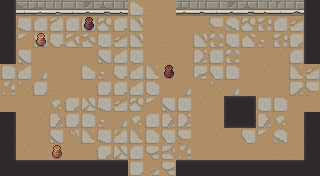

Below is a game level as drawn by its tile map, then a one-line description and the .tmx file that defines it, in full:
An orthogonal 20x11 tile map with 16x16 px tiles, 6 tile layers (ground, dressing, decor, walls, ...), 3 tilesets and 12 objects (5x ENTRY, 5x ENEMY, 2x PROP).

<map version="1.10" tiledversion="1.10.2" orientation="orthogonal" renderorder="right-down" width="20" height="11" tilewidth="16" tileheight="16" infinite="0" nextlayerid="8" nextobjectid="13">
 <tileset firstgid="1" name="wall" tilewidth="16" tileheight="16" tilecount="176" columns="11">
  <image source="../../../gfx/tiles/crypt/walls_floor.png" width="176" height="256" />
 </tileset>
 <tileset firstgid="177" name="slabs" tilewidth="16" tileheight="16" tilecount="207" columns="9">
  <image source="../../../gfx/tiles/crypt/slabs.png" width="144" height="368" />
 </tileset>
 <tileset firstgid="384" name="objects" tilewidth="16" tileheight="16" tilecount="384" columns="24">
  <image source="../../../gfx/tiles/crypt/objects.png" width="384" height="256" />
 </tileset>
 <layer id="1" name="ground" width="20" height="11">
  <data encoding="csv">
333,349,361,352,349,335,348,378,343,157,161,151,366,333,369,332,365,357,382,375,
349,335,331,351,340,336,353,347,350,161,159,162,161,379,360,353,382,331,376,343,
341,372,348,358,356,362,333,376,350,160,157,159,350,383,346,361,373,382,342,339,
356,348,151,164,158,156,348,377,333,158,157,156,371,345,383,164,151,163,344,341,
339,377,381,158,152,343,373,358,377,375,151,151,349,359,336,156,163,152,375,376,
363,364,337,157,153,162,337,347,377,330,151,381,162,364,381,161,152,159,357,379,
156,152,152,370,342,352,335,376,353,372,348,334,163,164,153,371,338,336,159,157,
164,159,163,366,337,339,373,381,370,340,366,371,162,161,162,336,366,370,153,161,
163,161,151,348,365,375,335,368,375,341,359,379,152,163,160,359,372,360,153,157,
159,163,161,161,162,162,342,352,344,378,354,363,153,153,161,151,152,157,157,153,
156,162,162,162,158,162,356,343,332,374,378,363,164,161,152,158,156,151,160,157
</data>
 </layer>
 <layer id="2" name="dressing" width="20" height="11">
  <data encoding="csv">
0,0,0,0,0,0,0,0,0,0,0,0,0,0,0,0,0,0,0,0,
0,0,0,0,0,0,0,0,0,0,0,0,0,0,0,0,0,0,0,0,
0,0,0,0,0,0,0,0,0,0,0,0,0,0,0,0,0,0,0,0,
0,0,0,0,0,0,0,0,0,0,0,0,0,0,0,0,0,0,0,0,
0,0,0,0,0,0,0,0,0,0,0,0,0,0,0,0,0,0,0,0,
0,0,0,0,0,0,0,0,0,0,0,0,0,0,0,0,0,0,0,0,
0,0,0,0,0,0,0,0,0,0,0,0,0,0,0,0,0,0,0,0,
0,0,0,0,0,0,0,0,0,0,0,0,0,0,0,0,0,0,0,0,
0,0,0,0,0,0,0,0,0,0,0,0,0,0,0,0,0,0,0,0,
0,0,0,0,0,0,0,0,0,0,0,0,0,0,0,0,0,0,0,0,
0,0,0,0,0,0,0,0,0,0,0,0,0,0,0,0,0,0,0,0
</data>
 </layer>
 <layer id="3" name="decor" width="20" height="11">
  <data encoding="csv">
0,0,0,0,0,0,0,0,0,0,0,0,0,0,0,0,0,0,0,0,
0,0,0,0,0,0,0,0,0,0,0,0,0,0,0,0,0,0,0,0,
0,0,0,0,0,0,0,0,0,0,0,0,0,0,0,0,0,0,0,0,
0,0,0,0,0,0,0,0,0,0,0,0,0,0,0,0,0,0,0,0,
0,0,0,0,0,0,0,0,0,0,0,0,0,0,0,0,0,0,0,0,
0,0,0,0,0,0,0,0,0,0,0,0,0,0,0,0,0,0,0,0,
0,0,0,0,0,0,0,0,0,0,0,0,0,0,0,0,0,0,0,0,
0,0,0,0,0,0,0,0,0,0,0,0,0,0,0,0,0,0,0,0,
0,0,0,0,0,0,0,0,0,0,0,0,0,0,0,0,0,0,0,0,
0,0,0,0,0,0,0,0,0,0,0,0,0,0,0,0,0,0,0,0,
0,0,0,0,0,0,0,0,0,0,0,0,0,0,0,0,0,0,0,0
</data>
 </layer>
 <layer id="4" name="walls" width="20" height="11">
  <data encoding="csv">
123,196,197,198,199,200,201,202,0,0,0,197,198,199,200,201,202,203,195,125,
123,0,0,0,0,0,0,0,0,0,0,0,0,0,0,0,0,0,0,125,
123,0,0,0,0,0,0,0,0,0,0,0,0,0,0,0,0,0,0,125,
123,0,0,0,0,0,0,0,0,0,0,0,0,0,0,0,0,0,0,125,
0,0,0,0,0,0,0,0,0,0,0,0,0,0,0,0,0,0,0,0,
0,0,0,0,0,0,0,0,0,0,0,0,0,0,0,0,0,0,0,0,
0,0,0,0,0,0,0,0,0,0,0,0,0,0,0,0,0,0,0,0,
123,0,0,0,0,0,0,0,0,0,0,0,0,0,0,0,0,0,0,125,
123,0,0,0,0,0,0,0,0,0,0,0,0,0,0,0,0,0,0,125,
123,0,0,0,0,0,0,0,0,0,0,0,0,0,0,0,0,0,0,125,
134,135,135,135,135,135,135,135,0,0,0,135,135,135,135,135,135,135,135,136
</data>
 </layer>
 <layer id="5" name="props" width="20" height="11">
  <data encoding="csv">
0,0,0,0,0,0,0,0,0,0,0,0,0,0,0,0,0,0,0,0,
0,0,0,0,0,448,0,0,0,0,0,0,0,0,0,0,0,0,0,0,
0,0,472,0,0,0,0,0,0,0,0,0,0,0,0,0,0,0,0,0,
0,0,0,0,0,0,0,0,0,0,0,0,0,0,0,0,0,0,0,0,
0,0,0,0,0,0,0,0,0,0,448,0,0,0,0,0,0,0,0,0,
0,0,0,0,0,0,0,0,0,0,0,0,0,0,0,0,0,0,0,0,
0,0,0,0,0,0,0,0,0,0,0,0,0,0,126,127,0,0,0,0,
0,0,0,0,0,0,0,0,0,0,0,0,0,0,137,138,0,0,0,0,
0,0,0,0,0,0,0,0,0,0,0,0,0,0,0,0,0,0,0,0,
0,0,0,472,0,0,0,0,0,0,0,0,0,0,0,0,0,0,0,0,
0,0,0,0,0,0,0,0,0,0,0,0,0,0,0,0,0,0,0,0
</data>
 </layer>
 <layer id="6" name="overhead" width="20" height="11">
  <data encoding="csv">
0,0,0,0,0,0,0,0,0,0,0,0,0,0,0,0,0,0,0,0,
0,0,0,0,0,0,0,0,0,0,0,0,0,0,0,0,0,0,0,0,
0,0,0,0,0,0,0,0,0,0,0,0,0,0,0,0,0,0,0,0,
0,0,0,0,0,0,0,0,0,0,0,0,0,0,0,0,0,0,0,0,
0,0,0,0,0,0,0,0,0,0,0,0,0,0,0,0,0,0,0,0,
0,0,0,0,0,0,0,0,0,0,0,0,0,0,0,0,0,0,0,0,
0,0,0,0,0,0,0,0,0,0,0,0,0,0,0,0,0,0,0,0,
0,0,0,0,0,0,0,0,0,0,0,0,0,0,0,0,0,0,0,0,
0,0,0,0,0,0,0,0,0,0,0,0,0,0,0,0,0,0,0,0,
0,0,0,0,0,0,0,0,0,0,0,0,0,0,0,0,0,0,0,0,
0,0,0,0,0,0,0,0,0,0,0,0,0,0,0,0,0,0,0,0
</data>
 </layer>
 <objectgroup id="7" name="spawns">
  <object id="1" name="UP" type="ENTRY" x="152" y="24" />
  <object id="2" name="DOWN" type="ENTRY" x="152" y="152" />
  <object id="3" name="LEFT" type="ENTRY" x="24" y="88" />
  <object id="4" name="RIGHT" type="ENTRY" x="296" y="88" />
  <object id="5" name="" type="ENTRY" x="168" y="88" />
  <object id="6" name="" type="ENEMY" x="152" y="56" />
  <object id="7" name="" type="ENEMY" x="72" y="120" />
  <object id="8" name="" type="ENEMY" x="200" y="88" />
  <object id="9" name="" type="ENEMY" x="248" y="56" />
  <object id="10" name="" type="ENEMY" x="72" y="56" />
  <object id="11" name="torch" type="PROP" x="56" y="168" />
  <object id="12" name="torch" type="PROP" x="264" y="168" />
 </objectgroup>
</map>
